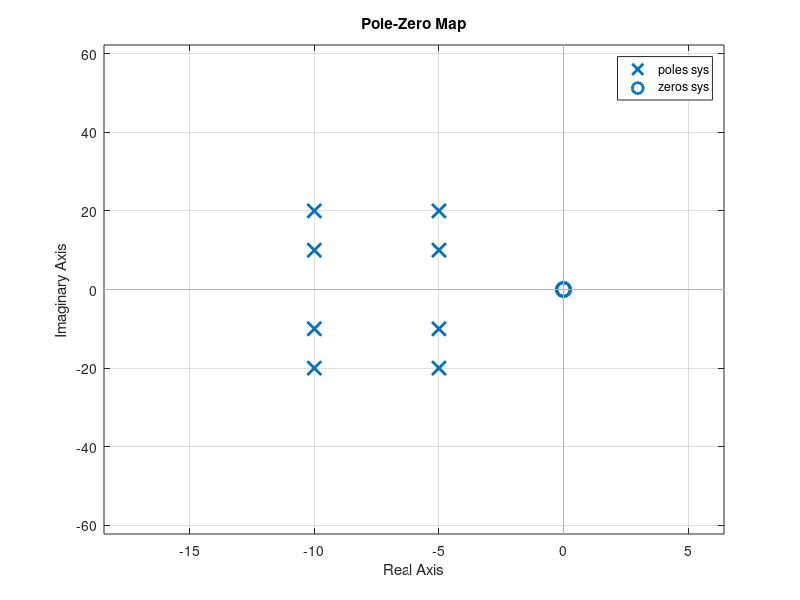

Write the MATLAB code that produced this figure.
%% Title:Control System-Second Order System
%Author:Sushma L Nagangoudra
%PS No:99003752
%Date:7/04/2021
%Version:1.0


%% This Document has movement of poles for Second Order System


zeros = 0;
poles = [-10+20i -10-20i];
gain = 1;
sys = zpk(zeros,poles,gain)
hold on
pzmap(sys)
   

zeros = 0;
poles = [-10+10i -10-10i];
gain = 1;
sys = zpk(zeros,poles,gain)
pzmap(sys)


zeros = 0;
poles = [-5+20i -5-20i];
gain = 1;
sys = zpk(zeros,poles,gain)
pzmap(sys)


zeros = 0;
poles = [-5+10i -5-10i];
gain = 1;
sys = zpk(zeros,poles,gain)
pzmap(sys)